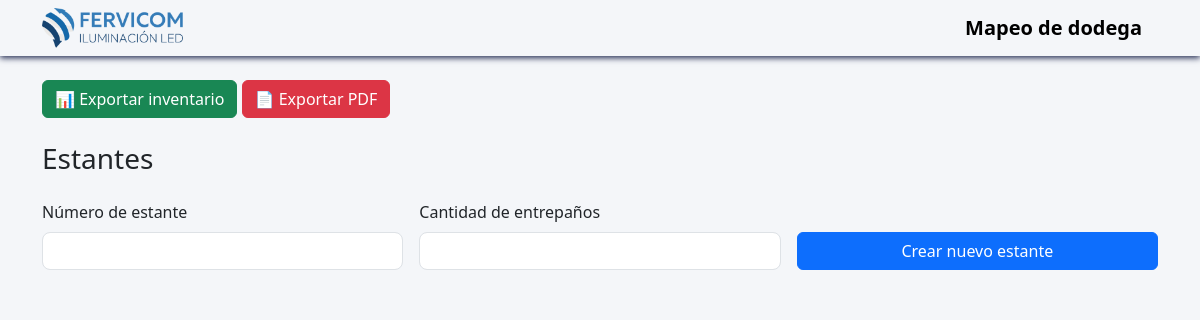
Before: / with the older database file.
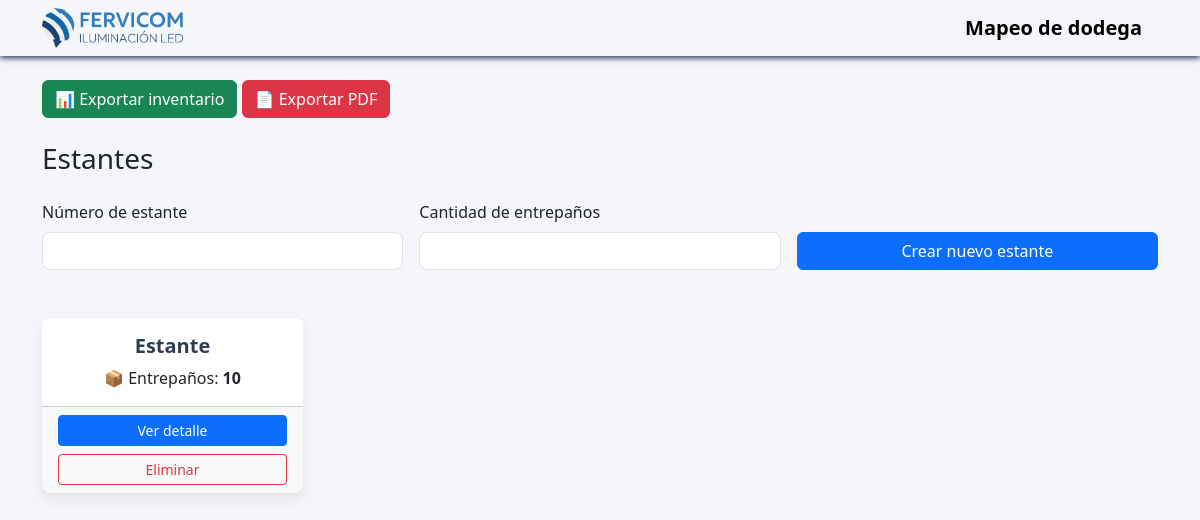
After: the same page with the newer database file.
### models.py (models this page shows, shortened)
class Estante(db.Model):
    __tablename__ = "estante"
    id = db.Column(db.Integer, primary_key=True)
    nombre = db.Column(db.String(50), nullable=False, unique=True)
    entrepanos = db.relationship(
        "Entrepano",
        backref="estante",
        cascade="all, delete-orphan"
    )

### app.py (the view, shortened to what this page needs)
@app.route("/", methods=["GET", "POST"])
def estantes():
    estantes = Estante.query.order_by(Estante.id).all()
    return render_template("estantes.html", estantes=estantes)

### templates/estantes.html (shortened to what this page needs)
{% extends "base.html" %}
{% block content %}
<h3 class="mb-4">Estantes</h3>
<div>
    <form method="POST" class="row g-3 mb-5">
        <div class="col-md-4">
            <label class="form-label">Número de estante</label>
            <input type="number" name="numero" class="form-control" required>
        </div>
        <div class="col-md-4">
            <label class="form-label">Cantidad de entrepaños</label>
            <input type="number" name="total_entrepanos" min="1" max="10" class="form-control" required>
        </div>
        <div class="col-md-4 d-flex align-items-end">
            <button class="btn btn-primary w-100">Crear nuevo estante</button>
        </div>
    </form>
</div>
<div class="row">
    {% for estante in estantes %}
    <div class="col-12 col-sm-6 col-md-4 col-lg-3">
        <div class="card h-100 text-center">
            <div class="card-body">
                <h5 class="card-title">Estante {{ estante.numero }}</h5>
                <p class="card-text">
                     📦 Entrepaños: <b>{{ estante.entrepanos | length }}</b>
                </p>
            </div>
            <div class="card-footer d-grid gap-2">
                <a href="{{ url_for('detalle_estante', estante_id=estante.id) }}"
                   class="btn btn-primary btn-sm">
                    Ver detalle
                </a>
                <form method="POST"
                      action="{{ url_for('eliminar_estante', estante_id=estante.id) }}">
                    <button class="btn btn-outline-danger btn-sm">
                        Eliminar
                    </button>
                </form>
            </div>
        </div>
    </div>
    {% endfor %}
</div>
{% endblock %}

### templates/base.html (shortened to what this page needs)
<!DOCTYPE html>
<html lang="es">
<head>
    <link href="https://cdn.jsdelivr.net/npm/bootstrap@5.3.2/dist/css/bootstrap.min.css" rel="stylesheet">
    <link rel="stylesheet" href="{{ url_for('static', filename='css/styles.css') }}">
</head>
<body>
<nav class="navbar navbar-white bg-gray mb-4">
    <div class="container d-flex align-items-center">
        <a href="{{ url_for('estantes') }}" class="logo-link">
            <img src="{{ url_for('static', filename='img/logo.png') }}"
                alt="Fervicom Iluminación LED"
                height="40">
        </a>
        <span class="navbar-brand mb-0">
            <b>Mapeo de dodega</b>
        </span>
    </div>
</nav>
<div class="container">
    <div class="mb-4">
    <a href="{{ url_for('exportar_excel') }}" class="btn btn-success w-10">
        📊 Exportar inventario
    </a>
    <a href="{{ url_for('exportar_pdf') }}" class="btn btn-danger w-10">
    📄 Exportar PDF
    </a>
</div>
</div>
<div class="container">
    {% block content %}{% endblock %}
</div>
</body>
</html>

### static/css/styles.css (style rules this page uses)
body { background-color: #f4f6f9; font-family: "Segoe UI", system-ui, sans-serif; }
.navbar { box-shadow: 0 2px 6px rgb(36, 45, 83); }
.card { border-radius: 8px; border: none; box-shadow: 0 6px 14px rgba(0,0,0,.08); transition: transform .2s ease, box-shadow .2s ease; }
.card-title { font-weight: 600; color: #2c3e50; }
.btn { min-width: 110px; }
.btn-sm { min-width: 100%; }
input, textarea { border-radius: 8px !important; }

Changed rows visible on the page:
added Estante: entrepanos|length "10"
